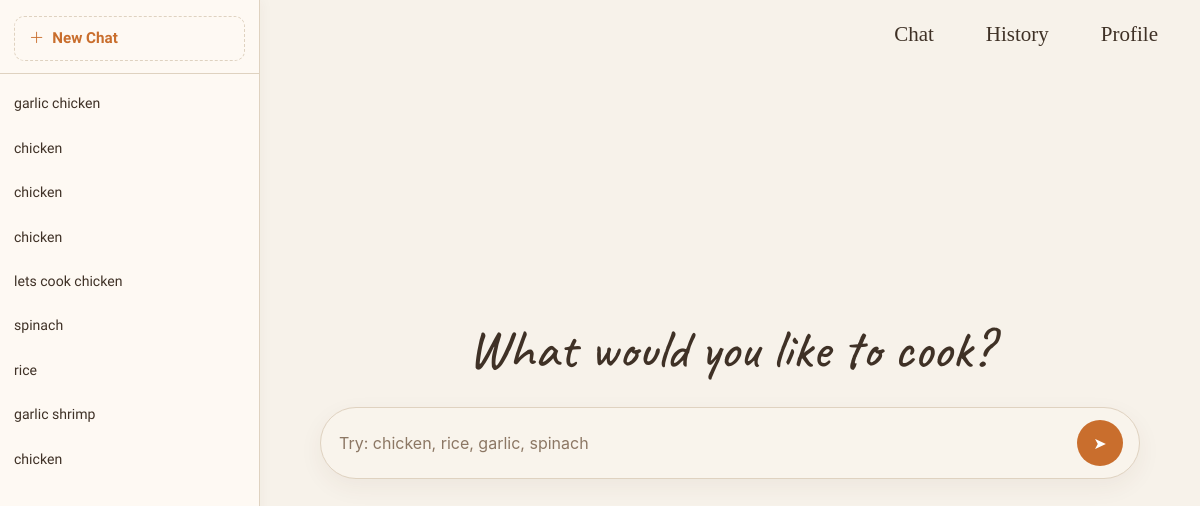
Page /chat/ (signed in) on the earlier database version.
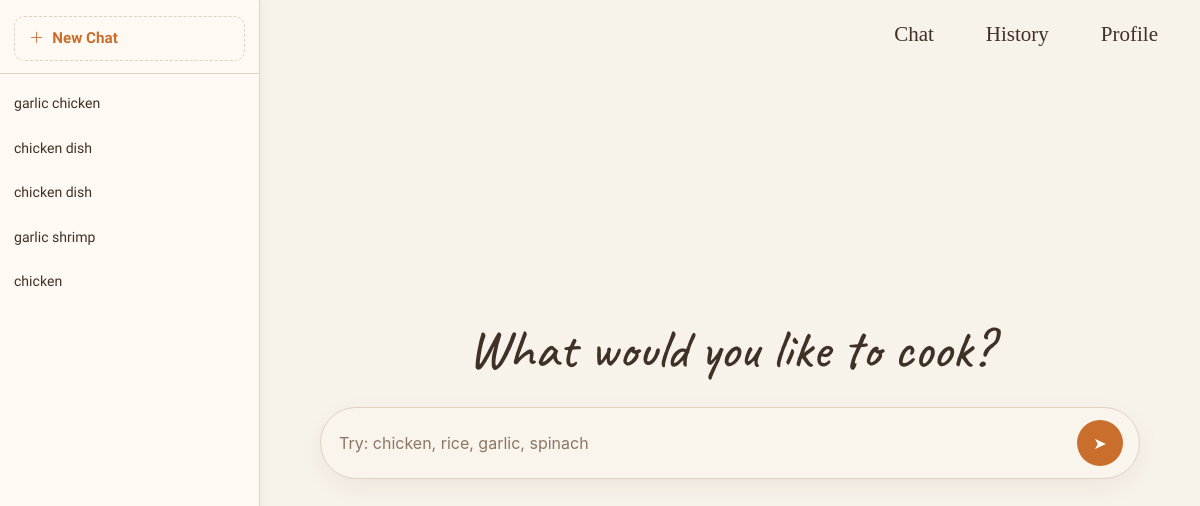
Same page on the later database version.
### main/models.py (models this page shows, shortened)
class ChatConversation(models.Model):
    user = models.ForeignKey(
        User, on_delete=models.CASCADE, related_name="conversations"
    )
    title = models.CharField(max_length=255, blank=True, default="New Chat")
    artifact_content = models.TextField(blank=True, default="")
    started_at = models.DateTimeField(auto_now_add=True)
    updated_at = models.DateTimeField(auto_now=True)
    class Meta:
        ordering = ["-updated_at"]

### main/views.py (the view)
# urls.py: path("chat/", views.chat_view, name="chat"),
def chat_view(request, conversation_id=None):
    context = {}
    if request.user.is_authenticated:
        conversations = ChatConversation.objects.filter(user=request.user)
        context["conversations"] = conversations
        if conversation_id:
            convo = get_object_or_404(
                ChatConversation, pk=conversation_id, user=request.user
            )
            context["active_conversation"] = convo
            context["active_messages"] = convo.messages.all()
    return render(request, "main/chat/chat.html", context)

### main/templates/main/chat/chat.html (shortened to what this page needs)
{% extends 'main/base/base.html' %}
{% load static %}
{% block content %}
<link rel="stylesheet" href="{% static 'chat.css' %}">
{% if user.is_authenticated %}
<div class="chat-layout">
  <aside id="sidebar" class="chat-sidebar">
    <div class="sidebar-header">
      <button id="newChatBtn" class="sidebar-new-btn" title="New chat">
        <i class="bi bi-plus-lg"></i> New Chat
      </button>
    </div>
    <div id="sidebarList" class="sidebar-list">
      {% for convo in conversations %}
        <div class="sidebar-item {% if active_conversation.id == convo.id %}active{% endif %}"
             data-id="{{ convo.id }}">
          <span class="sidebar-item-title">{{ convo.title }}</span>
        </div>
      {% endfor %}
    </div>
  </aside>
  <div class="chat-content">
    <div id="chatStart" class="chat-start-screen" {% if active_conversation %}style="display:none;"{% endif %}>
      <div class="chat-start-inner">
        <h1 class="chat-start-title">What would you like to cook?</h1>
        <form id="chat-form-start" class="chat-form-start">
          <input id="chat-input-start" class="chat-input-start" type="text"
                 placeholder="Try: chicken, rice, garlic, spinach" autocomplete="off" />
          <button type="submit" class="send-btn-start" aria-label="Send">➤</button>
        </form>
      </div>
    </div>
  </div>
</div>
{% endif %}
{% endblock %}

Differences in the rows shown:
removed ChatConversation: title "chicken"
removed ChatConversation: title "chicken"
removed ChatConversation: title "chicken"
removed ChatConversation: title "lets cook chicken"
removed ChatConversation: title "spinach"
removed ChatConversation: title "rice"
added ChatConversation: title "chicken dish"
added ChatConversation: title "chicken dish"
